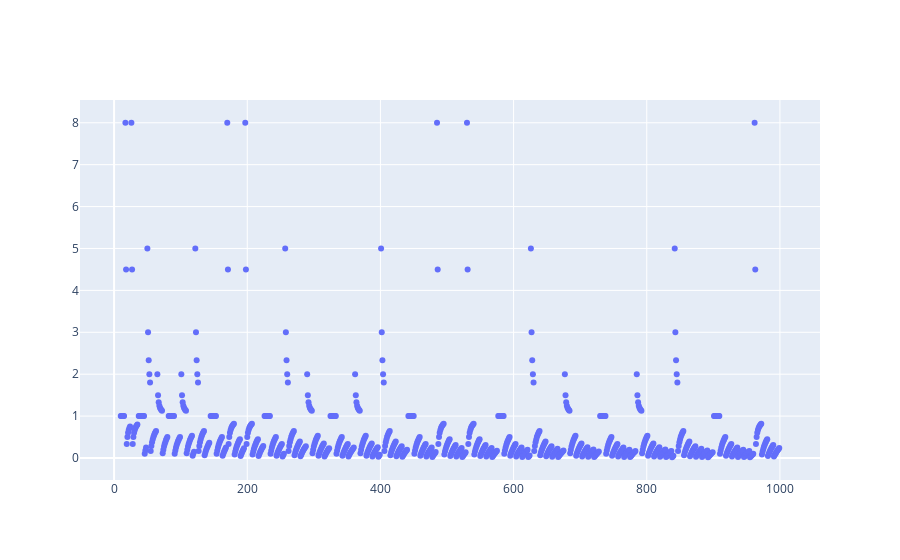

Source (notebook cell):
### Code cell
# plot of the digital root of the number x divided by the digital root of the ditance to the negative PSN

data=[go.Scatter(x=[x[0] for x in result], y=[(x[1]/x[9]) for x in result], mode='markers')]
fig = go.Figure(data)
fig.show()

### Figure 1 — Plotly figure (JSON) as saved in the notebook; plotly's stock layout.template omitted (floating-point values rounded to 4 significant figures; data arrays with more than 128 entries replaced by an {"elided": "..."} marker saying what was removed)
{"data": [{"mode": "markers", "type": "scatter", "x": {"elided": "990 int values"}, "y": {"elided": "990 float values"}}], "layout": {}}
